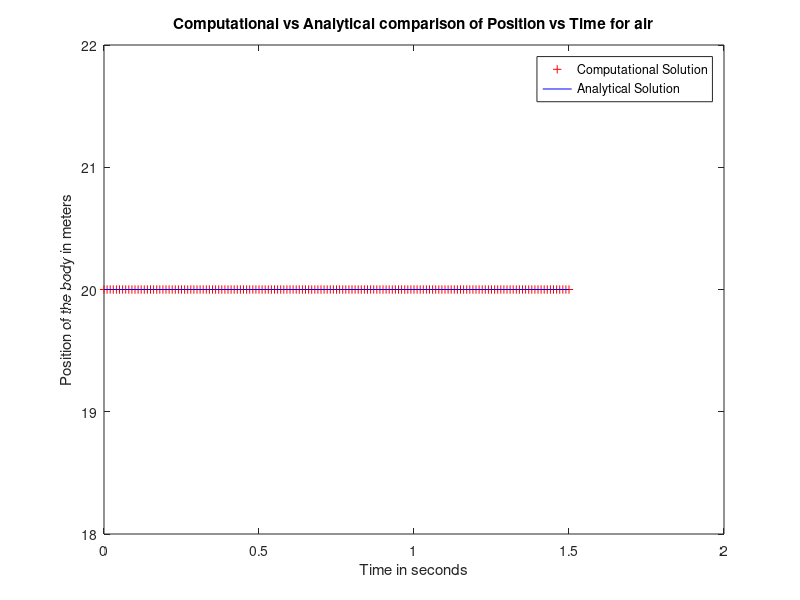
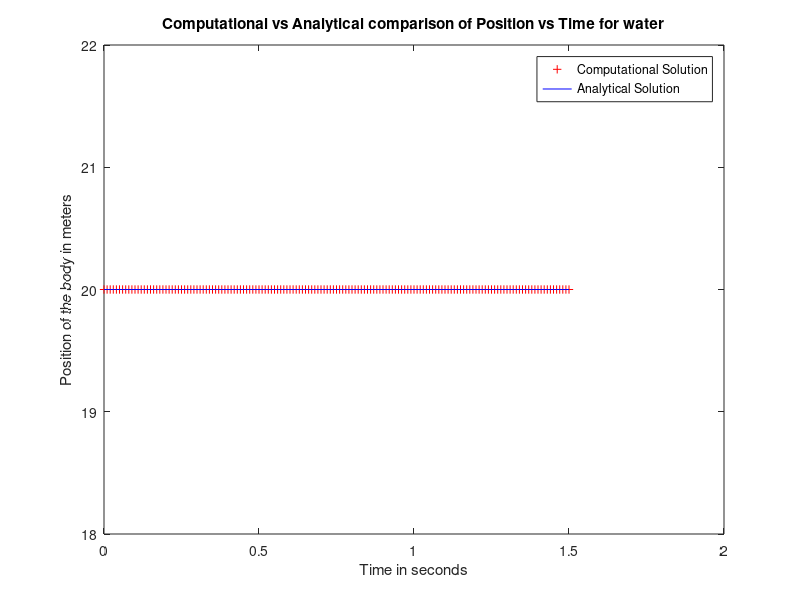

Reproduce these figures in MATLAB, in order.
clc;
clear all;
init_height = 20;
dt = 0.01;
g = 9.8;
rho_air = 1.225;
rho_water = 997;
mass_ball = 0.5;

max_t = 1.5;
t= 0:dt:max_t;
t = transpose(t);
N = (max_t/dt)+1;
r = 1;

v_air = zeros(N, 1);
v_water = zeros(N, 1);

x_air = zeros(N, 1);
x_air(1) = init_height;

x_water = zeros(N, 1);
x_water(1) = init_height;
volume_ball = 4/3*pi*r.^3;

for i = 1:N-1
    z = v_air(i) + g*dt - rho_air*volume_ball*g*dt/mass_ball;
    if(z<0)
        v_air(i+1)=0;
    else
        v_air(i+1)=z;
    end
    x_air(i+1) = x_air(i) - v_air(i)*dt;

end

for i = 1:N-1
    z = v_water(i) + g*dt - rho_water*volume_ball*g*dt/mass_ball;
    if(z<0)
        v_water(i+1)=0;
    else
        v_water(i+1)=z;
    end
    x_water(i+1) = x_water(i) - v_water(i)*dt;
end

a_air = g*(1-rho_air*volume_ball/mass_ball);
if (a_air>=0)
    x_analytical_air = x_air(1) + v_air(1)*t - 1/2*a_air*(t.^2);
else
    x_analytical_air = ones(size(x_air))*x_water(1);
end

a_water = g*(1-rho_water*volume_ball/mass_ball);
if (a_water >= 0)
    x_analytical_water = x_water(1) + v_water(1)*t - 1/2*a_water*(t.^2);
else
    x_analytical_water = ones(size(x_water))*x_water(1);
end

figure(1);
plot(t, x_air, 'r+', t, x_analytical_air, 'b');
title('Computational vs Analytical comparison of Position vs Time for air');
xlabel('Time in seconds');
ylabel('Position of the body in meters');
legend('Computational Solution', 'Analytical Solution');


figure(2);
plot(t, x_water, 'r+', t, x_analytical_water, 'b');
title('Computational vs Analytical comparison of Position vs Time for water');
xlabel('Time in seconds');
ylabel('Position of the body in meters');
legend('Computational Solution', 'Analytical Solution');